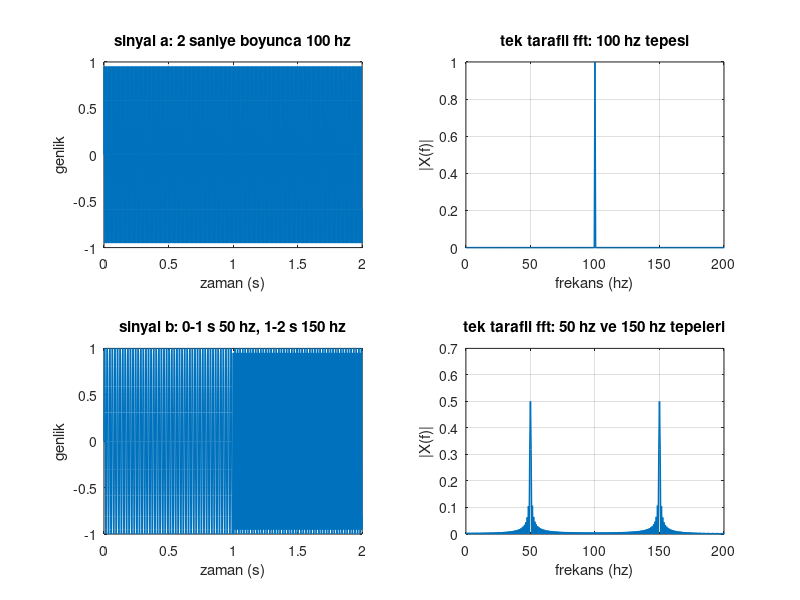

Source code (MATLAB):
% fft_time_comparison.m
% fft'nin duragan olmayan sinyallerde zaman bilgisini nasil kaybettigini gosterir.
clc; clear; close all

% ortak parametreler
fs = 1000; % ornekleme frekansi (hz)
t_suresi = 2; % sinyal suresi (s)
t = (0:1/fs:t_suresi-1/fs)'; % zaman ekseni
n = length(t); % ornek sayisi

% sinyal a: tum sure boyunca 100 hz
x1 = sin(2*pi*100*t);

% sinyal b: ilk yarida 50 hz, ikinci yarida 150 hz
x2 = zeros(size(t));
mid = n/2;
x2(1:mid)     = sin(2*pi*50*t(1:mid));
x2(mid+1:end) = sin(2*pi*150*t(mid+1:end));

% sinyal a icin tek tarafli fft
X1 = fft(x1)/n;
k_fft = floor(n/2) + 1;
f_fft = (0:k_fft-1)*(fs/n);
mag1 = abs(X1(1:k_fft));
mag1(2:end-1) = 2*mag1(2:end-1);

% sinyal b icin tek tarafli fft
X2 = fft(x2)/n;
mag2 = abs(X2(1:k_fft));
mag2(2:end-1) = 2*mag2(2:end-1);

% gorsellestirme
figure('color', [1 1 1]);
subplot(2,2,1)
plot(t, x1, 'linewidth', 1.1)
grid on
xlabel('zaman (s)')
ylabel('genlik')
title('sinyal a: 2 saniye boyunca 100 hz')
xlim([0 t_suresi])

subplot(2,2,2)
plot(f_fft, mag1, 'linewidth', 1.1)
grid on
xlabel('frekans (hz)')
ylabel('|X(f)|')
title('tek tarafli fft: 100 hz tepesi')
xlim([0 200])

subplot(2,2,3)
plot(t, x2, 'linewidth', 1.1)
grid on
xlabel('zaman (s)')
ylabel('genlik')
title('sinyal b: 0-1 s 50 hz, 1-2 s 150 hz')
xlim([0 t_suresi])

subplot(2,2,4)
plot(f_fft, mag2, 'linewidth', 1.1)
grid on
xlabel('frekans (hz)')
ylabel('|X(f)|')
title('tek tarafli fft: 50 hz ve 150 hz tepeleri')
xlim([0 200])

% grafigi assets klasorune kaydet
saveas(gcf, '../assets/fft_time_comparison.png');
